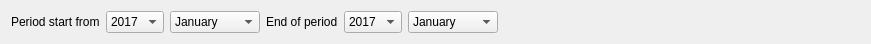
<?xml version="1.0" encoding="UTF-8"?>
<ui version="4.0">
 <class>FNatByPeriod</class>
 <widget class="QWidget" name="FNatByPeriod">
  <property name="geometry">
   <rect>
    <x>0</x>
    <y>0</y>
    <width>871</width>
    <height>41</height>
   </rect>
  </property>
  <property name="windowTitle">
   <string>Form</string>
  </property>
  <layout class="QHBoxLayout" name="horizontalLayout">
   <item>
    <widget class="QLabel" name="label">
     <property name="text">
      <string>Period start from</string>
     </property>
    </widget>
   </item>
   <item>
    <widget class="QComboBox" name="cbYear1">
     <item>
      <property name="text">
       <string>2017</string>
      </property>
     </item>
     <item>
      <property name="text">
       <string>2018</string>
      </property>
     </item>
    </widget>
   </item>
   <item>
    <widget class="EQComboBox" name="cbMonth1">
     <item>
      <property name="text">
       <string>January</string>
      </property>
     </item>
     <item>
      <property name="text">
       <string>February</string>
      </property>
     </item>
     <item>
      <property name="text">
       <string>Mart</string>
      </property>
     </item>
     <item>
      <property name="text">
       <string>April</string>
      </property>
     </item>
     <item>
      <property name="text">
       <string>May</string>
      </property>
     </item>
     <item>
      <property name="text">
       <string>June</string>
      </property>
     </item>
     <item>
      <property name="text">
       <string>July</string>
      </property>
     </item>
     <item>
      <property name="text">
       <string>August</string>
      </property>
     </item>
     <item>
      <property name="text">
       <string>September</string>
      </property>
     </item>
     <item>
      <property name="text">
       <string>October</string>
      </property>
     </item>
     <item>
      <property name="text">
       <string>November</string>
      </property>
     </item>
     <item>
      <property name="text">
       <string>December</string>
      </property>
     </item>
    </widget>
   </item>
   <item>
    <widget class="QLabel" name="label_2">
     <property name="text">
      <string>End of period</string>
     </property>
    </widget>
   </item>
   <item>
    <widget class="QComboBox" name="cbYear2">
     <item>
      <property name="text">
       <string>2017</string>
      </property>
     </item>
     <item>
      <property name="text">
       <string>2018</string>
      </property>
     </item>
    </widget>
   </item>
   <item>
    <widget class="EQComboBox" name="cbMonth2">
     <item>
      <property name="text">
       <string>January</string>
      </property>
     </item>
     <item>
      <property name="text">
       <string>February</string>
      </property>
     </item>
     <item>
      <property name="text">
       <string>Mart</string>
      </property>
     </item>
     <item>
      <property name="text">
       <string>April</string>
      </property>
     </item>
     <item>
      <property name="text">
       <string>May</string>
      </property>
     </item>
     <item>
      <property name="text">
       <string>June</string>
      </property>
     </item>
     <item>
      <property name="text">
       <string>July</string>
      </property>
     </item>
     <item>
      <property name="text">
       <string>August</string>
      </property>
     </item>
     <item>
      <property name="text">
       <string>September</string>
      </property>
     </item>
     <item>
      <property name="text">
       <string>October</string>
      </property>
     </item>
     <item>
      <property name="text">
       <string>November</string>
      </property>
     </item>
     <item>
      <property name="text">
       <string>December</string>
      </property>
     </item>
    </widget>
   </item>
   <item>
    <spacer name="horizontalSpacer">
     <property name="orientation">
      <enum>Qt::Horizontal</enum>
     </property>
     <property name="sizeHint" stdset="0">
      <size>
       <width>393</width>
       <height>20</height>
      </size>
     </property>
    </spacer>
   </item>
  </layout>
 </widget>
 <customwidgets>
  <customwidget>
   <class>EQComboBox</class>
   <extends>QComboBox</extends>
   <header location="global">eqcombobox.h</header>
  </customwidget>
 </customwidgets>
 <resources/>
 <connections/>
</ui>
